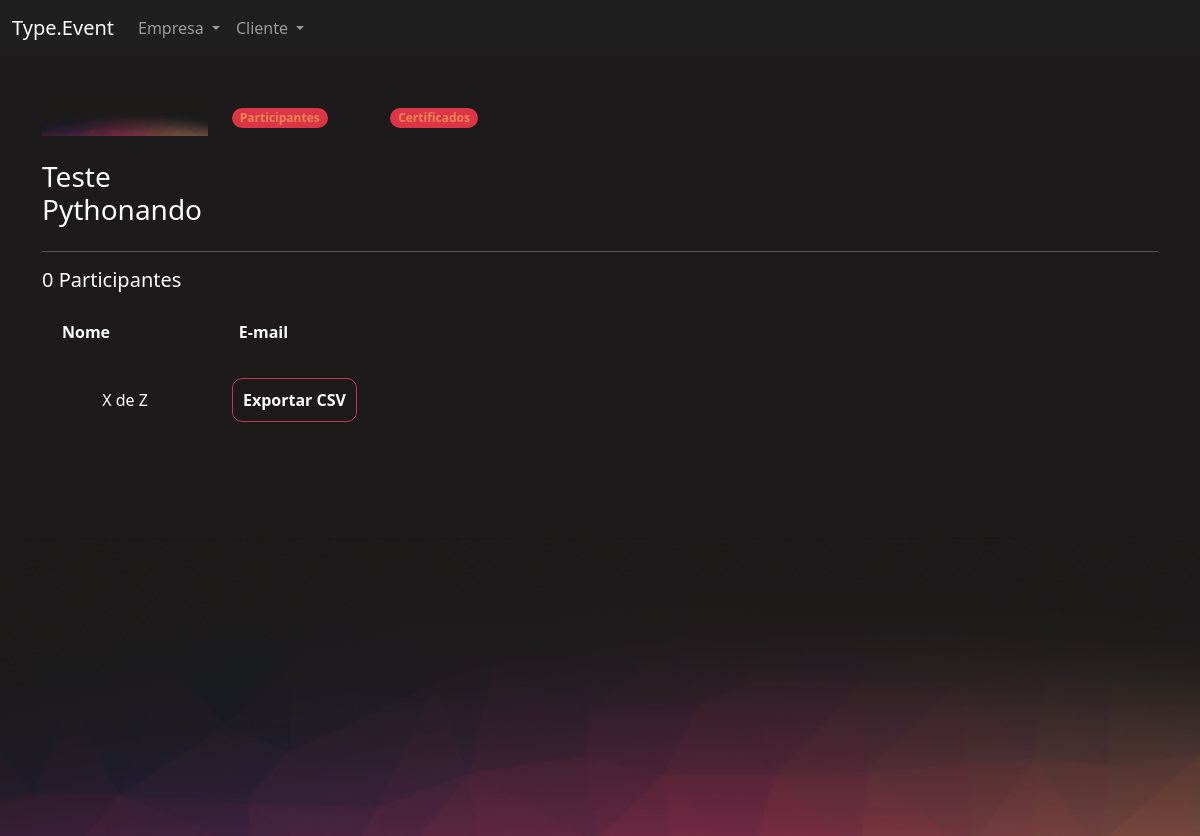
/eventos/participantes_evento/2/ (signed in), run on the app's committed database.
### eventos/models.py (models this page shows, shortened)
class Evento(models.Model):
    criador = models.ForeignKey(User, on_delete=models.DO_NOTHING)
    nome = models.CharField(max_length=200)
    descricao = models.TextField()
    data_inicio = models.DateField()
    data_termino = models.DateField()
    carga_horaria = models.IntegerField()
    logo = models.FileField(upload_to="logos")
    cor_principal = models.CharField(max_length=7)
    cor_secundaria = models.CharField(max_length=7)
    cor_fundo = models.CharField(max_length=7)
    participantes = models.ManyToManyField(User, related_name="evento_participante", null=True, blank=True)

### eventos/views.py (the view)
# urls.py: path('participantes_evento/<int:id>/', views.participantes_evento, name="participantes_evento"),
def participantes_evento(request, id):
    evento = get_object_or_404(Evento, id=id)
    if not evento.criador == request.user:
        raise Http404('Esse evento não é seu')
    if request.method == "GET":
        participantes = evento.participantes.all()[::3]
        return render(request, 'participantes_evento.html', {'evento': evento, 'participantes': participantes})

### eventos/templates/participantes_evento.html (shortened to what this page needs)
{% extends "bases/base_evento.html" %}
{% load static %}
{% block 'importacoes' %}
    <link href="{% static 'eventos/css/gerenciar_evento.css' %}" rel="stylesheet">
{% endblock %}
{% block 'conteudo' %}
    <div class="container">
        <br>
        <br>
        <div class="row">
            <div class="col-md-2">
                <img width="100%" src="/media/{{evento.logo}}">
                <br>
                <br>
                <h3>{{evento.nome}}</h3>
            </div>
            <div class="col-md">
                <div class="row">
                    <div class="col-md-2">
                        <span class="badge rounded-pill text-bg-danger"><a class="link" href="{% url 'participantes_evento' evento.id %}">Participantes</a></span>
                    </div>
                    <div class="col-md-2">
                        <span class="badge rounded-pill text-bg-danger"><a class="link" href="{% url 'certificados_evento' evento.id %}">Certificados</a></span>
                    </div>
                </div>
            </div>
        </div>
        <hr>
        <div class="row">
            <h5>{{evento.participantes.all.count}} Participantes</h5>
            <div class="col-md-4">
                <table>
                    <tr>
                        <th>Nome</th>
                        <th>E-mail</th>
                    </tr>
                </table>
                <br>
                <div class="row">
                    <div class="col-md text-center">
                        <p>X de Z</p>
                    </div>
                    <div class="col-md ">
                        <a href="{% url 'gerar_csv' evento.id %}" class="btn-principal" style="text-decoration: none;">Exportar CSV</a>
                    </div>
                </div>
            </div>
        </div>
    </div>
{% endblock %}

### templates/static/geral/css/base.css (style rules this page uses)
body { color: white !important; }
:root { --main-color: #201F1F; --dark-color: #1C1A1A; --contrast-color: #BE375F; --differential-color: #ED8554; }

### templates/static/eventos/css/gerenciar_evento.css (style rules this page uses)
table { width: 100%; padding: 20px; }
td, th { padding: 20px; }

### templates/static/eventos/css/evento.css (style rules this page uses)
body { background-color: #1C1A1A; }

### templates/static/usuarios/css/usuarios.css (style rules this page uses)
.link { color: var(--differential-color); text-decoration: none; }
.btn-principal { background-color: transparent; border: 1px solid var(--contrast-color); color: white; padding: 10px; border-radius: 10px; font-weight: bold; }

### data on the page
Evento: logo (picture), nome "Teste Pythonando", participantes.all.count "0"
